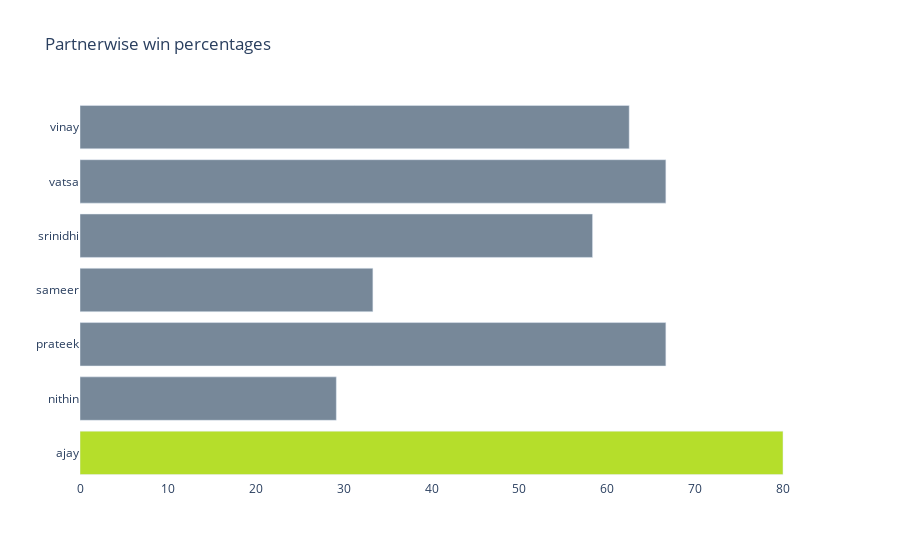

The notebook cell this image was saved under:
### Code cell
fig = go.Figure(
    go.Bar(
        y=player_partner_stats.index,
        x=player_partner_stats['win_pct'],
        orientation='h',
        marker_color=bar_colors,
        hovertemplate="Win Percentage: %{x} %",
#         hovertext=player_partner_stats['win_pct']
    )
)
fig.update_layout(
    plot_bgcolor="white",
    title_text="Partnerwise win percentages"
)

### Figure 1 — Plotly figure (JSON) as saved in the notebook; plotly's stock layout.template omitted (floating-point values rounded to 4 significant figures)
{"data": [{"hovertemplate": "Win Percentage: %{x} %", "marker": {"color": ["#b5de2b", "lightslategrey", "lightslategrey", "lightslategrey", "lightslategrey", "lightslategrey", "lightslategrey"]}, "orientation": "h", "type": "bar", "x": [80, 29.17, 66.67, 33.33, 58.33, 66.67, 62.5], "y": ["ajay", "nithin", "prateek", "sameer", "srinidhi", "vatsa", "vinay"]}], "layout": {"plot_bgcolor": "white", "title": {"text": "Partnerwise win percentages"}}}
